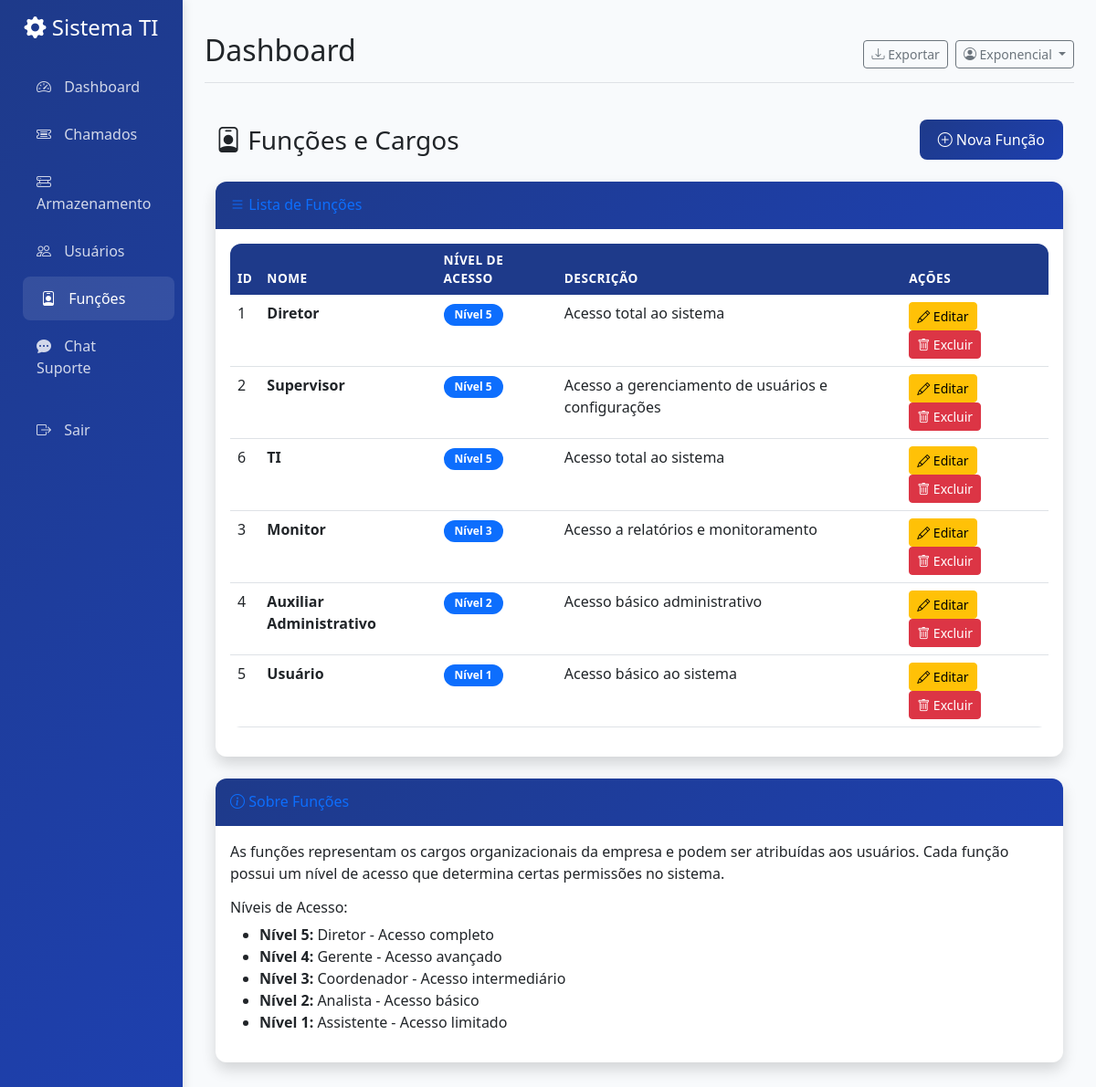
Screenshot of /funcoes/ (signed in) with the database file from the repository.
### models/user.py (models this page shows, shortened)
class User(UserMixin, db.Model):
    __tablename__ = 'users'
    id = db.Column(db.Integer, primary_key=True)
    username = db.Column(db.String(80), unique=True, nullable=False)
    password_hash = db.Column(db.String(120), nullable=False)
    role = db.Column(db.String(20), nullable=False, default='user')  # admin, user, tech
    created_at = db.Column(db.DateTime, default=datetime.utcnow)
    is_active = db.Column(db.Boolean, default=True)
    chamados_criados = db.relationship('Chamado', backref='criador', lazy=True, foreign_keys='Chamado.criado_por')
    chamados_atribuidos = db.relationship('Chamado', backref='tecnico', lazy=True, foreign_keys='Chamado.atribuido_para')

### tables this page shows
CREATE TABLE funcoes (
                id INTEGER PRIMARY KEY AUTOINCREMENT,
                nome TEXT NOT NULL UNIQUE,
                nivel_acesso INTEGER NOT NULL DEFAULT 1,
                descricao TEXT,
                created_at TIMESTAMP NOT NULL DEFAULT CURRENT_TIMESTAMP,
                updated_at TIMESTAMP NOT NULL DEFAULT CURRENT_TIMESTAMP
            );

### routes/funcao_routes.py (the view)
@funcao_bp.route('/')
@login_required
@admin_required
def listar_funcoes():
    conn = get_db_connection()
    funcoes_rows = conn.execute('SELECT * FROM funcoes ORDER BY nivel_acesso DESC').fetchall()
    conn.close()
    funcoes = [Funcao.from_db_row(row) for row in funcoes_rows]
    return render_template('funcoes.html', funcoes=funcoes)

### app.py (called while the page is built)
def get_user_role():
    if 'user_id' not in session:
        return None
    return session.get('role')

def is_admin():
    return get_user_role() == 'admin'

def can_access_chamados():
    role = get_user_role()
    return role in ['admin', 'diretor', 'supervisor', 'tech', 'administrativo', 'user']

def can_access_storage():
    role = get_user_role()
    return role in ['admin', 'diretor', 'supervisor', 'tech']

def can_access_funcoes():
    return get_user_role() == 'admin'

def can_access_chat():
    role = get_user_role()
    return role in ['admin', 'diretor', 'supervisor', 'tech', 'administrativo']

### models/funcao.py (called while the page is built)
    @classmethod
    def from_db_row(cls, row):
        if not row:
            return None
        return cls(
            id=row['id'],
            nome=row['nome'],
            nivel_acesso=row['nivel_acesso'],
            descricao=row['descricao'],
            created_at=row['created_at'],
            updated_at=row['updated_at']
        )

### routes/funcao_routes.py (called while the page is built)
def get_db_connection():
    conn = sqlite3.connect('chamados_ti.db')
    conn.row_factory = sqlite3.Row
    return conn

def login_required(f):
    @wraps(f)
    def decorated_function(*args, **kwargs):
        if 'user_id' not in session:
            flash('Por favor, faça login para acessar esta página.', 'warning')
            return redirect(url_for('login'))
        return f(*args, **kwargs)
    return decorated_function

def admin_required(f):
    @wraps(f)
    def decorated_function(*args, **kwargs):
        if 'user_id' not in session:
            flash('Por favor, faça login para acessar esta página.', 'warning')
            return redirect(url_for('login'))
        conn = get_db_connection()
        user = conn.execute('SELECT * FROM users WHERE id = ?', (session['user_id'],)).fetchone()
        conn.close()
        if not (user['role'] == 'admin' or user['funcao_id'] == 1):  # 1 = Diretor (nível mais alto)
            flash('Você não tem permissão para acessar esta página.', 'danger')
            return redirect(url_for('dashboard'))
        return f(*args, **kwargs)
    return decorated_function

### templates/funcoes.html (shortened to what this page needs)
{% extends 'base.html' %}
{% block content %}
<div class="container-fluid py-4">
    <div class="d-flex justify-content-between align-items-center mb-4">
        <h1 class="h3 mb-0 text-gray-800">
            <i class="bi bi-person-badge"></i> Funções e Cargos
        </h1>
        {% if session.role == 'admin' %}
        <a href="{{ url_for('funcao.adicionar_funcao') }}" class="btn btn-primary">
            <i class="bi bi-plus-circle"></i> Nova Função
        </a>
        {% endif %}
    </div>
    <div class="row">
        <div class="col-12">
            <div class="card shadow">
                <div class="card-header py-3">
                    <h6 class="m-0 font-weight-bold text-primary">
                        <i class="bi bi-list"></i> Lista de Funções
                    </h6>
                </div>
                <div class="card-body">
                    {% if funcoes %}
                    <div class="table-responsive">
                        <table class="table table-hover">
                            <thead class="table-light">
                                <tr>
                                    <th>ID</th>
                                    <th>Nome</th>
                                    <th>Nível de Acesso</th>
                                    <th>Descrição</th>
                                    <th>Ações</th>
                                </tr>
                            </thead>
                            <tbody>
                                {% for funcao in funcoes %}
                                <tr>
                                    <td>{{ funcao.id }}</td>
                                    <td>
                                        <strong>{{ funcao.nome }}</strong>
                                    </td>
                                    <td>
                                        <span class="badge bg-primary">Nível {{ funcao.nivel_acesso }}</span>
                                    </td>
                                    <td>{{ funcao.descricao or '-' }}</td>
                                    <td>
                                        {% if session.role == 'admin' %}
                                        <a href="{{ url_for('funcao.editar_funcao', id=funcao.id) }}" class="btn btn-sm btn-warning">
                                            <i class="bi bi-pencil"></i> Editar
                                        </a>
                                        <button type="button" class="btn btn-sm btn-danger"
                                                data-bs-toggle="modal"
                                                data-bs-target="#deleteModal{{ funcao.id }}">
                                            <i class="bi bi-trash"></i> Excluir
                                        </button>
                                        {% else %}
                                        <span class="text-muted">-</span>
                                        {% endif %}
                                    </td>
                                </tr>
                                {% endfor %}
                            </tbody>
                        </table>
                    </div>
                    {% endif %}
                </div>
            </div>
        </div>
    </div>
    <div class="row mt-4">
        <div class="col-12">
            <div class="card shadow">
                <div class="card-header py-3">
                    <h6 class="m-0 font-weight-bold text-primary">
                        <i class="bi bi-info-circle"></i> Sobre Funções
                    </h6>
                </div>
                <div class="card-body">
                    <p>
                        As funções representam os cargos organizacionais da empresa e podem ser atribuídas aos usuários.
                        Cada função possui um nível de acesso que determina certas permissões no sistema.
                    </p>
                    <h6>Níveis de Acesso:</h6>
                    <ul>
                        <li><strong>Nível 5:</strong> Diretor - Acesso completo</li>
                        <li><strong>Nível 4:</strong> Gerente - Acesso avançado</li>
                        <li><strong>Nível 3:</strong> Coordenador - Acesso intermediário</li>
                        <li><strong>Nível 2:</strong> Analista - Acesso básico</li>
                        <li><strong>Nível 1:</strong> Assistente - Acesso limitado</li>
                    </ul>
                </div>
            </div>
        </div>
    </div>
</div>
{% endblock %}

### templates/base.html (shortened to what this page needs)
<!DOCTYPE html>
<html lang="pt-BR">
<head>
    <link href="https://cdn.jsdelivr.net/npm/bootstrap@5.3.0/dist/css/bootstrap.min.css" rel="stylesheet">
    <link href="https://cdn.jsdelivr.net/npm/bootstrap-icons@1.10.0/font/bootstrap-icons.css" rel="stylesheet">
</head>
<body>
    <div class="container-fluid">
        <div class="row">
            <nav class="col-md-3 col-lg-2 d-md-block sidebar collapse" id="sidebar">
                <div class="position-sticky pt-3">
                    <div class="text-center mb-4">
                        <h4 class="text-white">
                            <i class="bi bi-gear-fill"></i>
                            Sistema TI
                        </h4>
                    </div>
                    <ul class="nav flex-column">
                        <li class="nav-item">
                            <a class="nav-link {% if request.endpoint == 'dashboard' %}active{% endif %}"
                               href="{{ url_for('dashboard') }}">
                                <i class="bi bi-speedometer2"></i>
                                Dashboard
                            </a>
                        </li>
                        {% if can_access_chamados() %}
                        <li class="nav-item">
                            <a class="nav-link {% if request.endpoint.startswith('chamados') %}active{% endif %}"
                               href="{{ url_for('chamados') }}">
                                <i class="bi bi-ticket-detailed"></i>
                                Chamados
                            </a>
                        </li>
                        {% endif %}
                        {% if can_access_storage() %}
                        <li class="nav-item">
                <a class="nav-link {% if request.endpoint.startswith('servidor') %}active{% endif %}"
                   href="{{ url_for('servidor.listar_servidores') }}">
                                <i class="bi bi-hdd-rack"></i>
                                Armazenamento
                            </a>
                        </li>
                        {% endif %}
                        {% if is_admin() %}
                        <li class="nav-item">
                            <a class="nav-link {% if request.endpoint == 'gerenciar_usuarios' %}active{% endif %}"
                               href="{{ url_for('gerenciar_usuarios') }}">
                                <i class="bi bi-people"></i>
                                Usuários
                            </a>
                        </li>
                        {% endif %}
                        {% if can_access_funcoes() %}
                        <li class="nav-item">
                            <a class="nav-link {% if request.endpoint.startswith('funcao') %}active{% endif %}"
                               href="{{ url_for('funcao.listar_funcoes') }}">
                                <i class="bi bi-person-badge"></i>
                                Funções
                            </a>
                        </li>
                        {% endif %}
                        {% if can_access_chat() %}
                        <li class="nav-item">
                            <a class="nav-link {% if request.endpoint == 'chat' %}active{% endif %}"
                               href="{{ url_for('chat') }}">
                                <i class="bi bi-chat-dots-fill"></i>
                                Chat Suporte
                            </a>
                        </li>
                        {% endif %}
                        <li class="nav-item mt-3">
                            <a class="nav-link" href="{{ url_for('logout') }}">
                                <i class="bi bi-box-arrow-right"></i>
                                Sair
                            </a>
                        </li>
                    </ul>
                </div>
            </nav>
            <main class="col-md-9 ms-sm-auto col-lg-10 px-md-4 main-content">
                <div class="d-flex justify-content-between flex-wrap flex-md-nowrap align-items-center pt-3 pb-2 mb-3 border-bottom">
                    <h1 class="h2">{% block page_title %}Dashboard{% endblock %}</h1>
                    <div class="btn-toolbar mb-2 mb-md-0">
                        <div class="btn-group me-2">
                            <button type="button" class="btn btn-sm btn-outline-secondary">
                                <i class="bi bi-download"></i> Exportar
                            </button>
                        </div>
                        <div class="dropdown">
                            <button class="btn btn-sm btn-outline-secondary dropdown-toggle" type="button" data-bs-toggle="dropdown">
                                <i class="bi bi-person-circle"></i> {{ session.username }}
                            </button>
                        </div>
                    </div>
                </div>
                {% block content %}{% endblock %}
            </main>
        </div>
    </div>
</body>
</html>

### templates/base.html (style rules this page uses)
:root { --primary-color: #1e3a8a; --secondary-color: #6b7280; --success-color: #10b981; --warning-color: #f59e0b; --danger-color: #ef4444; --info-color: #3b82f6; }
body { background-color: #f8fafc; font-family: 'Segoe UI', Tahoma, Geneva, Verdana, sans-serif; }
.sidebar { background: linear-gradient(135deg, var(--primary-color) 0%, #1e40af 100%); min-height: 100vh; box-shadow: 2px 0 10px rgba(0,0,0,0.1); }
.sidebar .nav-link { color: rgba(255,255,255,0.8); padding: 12px 20px; border-radius: 8px; margin: 2px 8px; transition: all 0.3s ease; }
.sidebar .nav-link:hover, .sidebar .nav-link.active { background-color: rgba(255,255,255,0.1); color: white; transform: translateX(5px); }
.sidebar .nav-link i { margin-right: 10px; width: 20px; }
.main-content { padding: 20px; }
.card { border: none; border-radius: 12px; box-shadow: 0 4px 6px rgba(0,0,0,0.05); transition: transform 0.2s ease, box-shadow 0.2s ease; }
.card-header { background: linear-gradient(135deg, var(--primary-color) 0%, #1e40af 100%); color: white; border-radius: 12px 12px 0 0 !important; border: none; }
.btn-primary { background: linear-gradient(135deg, var(--primary-color) 0%, #1e40af 100%); border: none; border-radius: 8px; padding: 10px 20px; font-weight: 500; }
.badge { font-size: 0.75rem; padding: 6px 12px; border-radius: 20px; }
.table { background: white; border-radius: 12px; overflow: hidden; }
.table thead th { background-color: var(--primary-color); color: white; border: none; font-weight: 600; text-transform: uppercase; font-size: 0.85rem; letter-spacing: 0.5px; }

### rows the page displays
User: username "Exponencial"
funcoes: id "1", nome "Diretor", nivel_acesso "5", descricao "Acesso total ao sistema"
funcoes: id "2", nome "Supervisor", nivel_acesso "5", descricao "Acesso a gerenciamento de usuários e configurações"
funcoes: id "6", nome "TI", nivel_acesso "5", descricao "Acesso total ao sistema"
funcoes: id "3", nome "Monitor", nivel_acesso "3", descricao "Acesso a relatórios e monitoramento"
funcoes: id "4", nome "Auxiliar Administrativo", nivel_acesso "2", descricao "Acesso básico administrativo"
funcoes: id "5", nome "Usuário", nivel_acesso "1", descricao "Acesso básico ao sistema"
